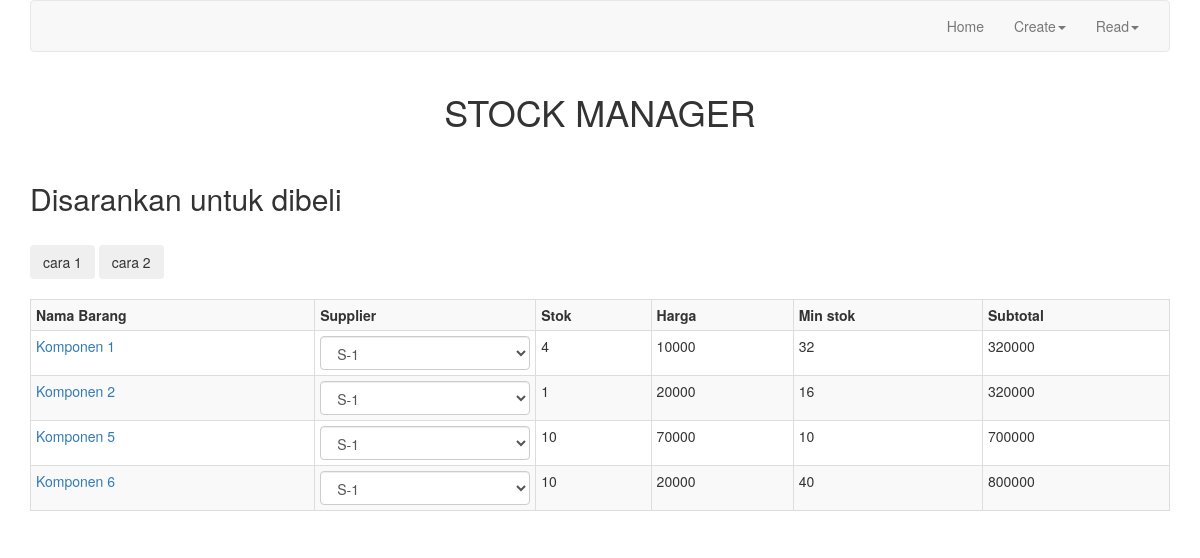
Screenshot of /index.php/welcome/index_toBuy with the database file from the repository.
### tables this page shows
CREATE TABLE IF NOT EXISTS `komponen` (
  `id_komponen` varchar(100) NOT NULL,
  `nama_komponen` varchar(100) NOT NULL,
  `stok_tersedia` int(11) NOT NULL,
  `stok_minimal` int(11) NOT NULL,
  PRIMARY KEY (`id_komponen`)
);

### application/controllers/Welcome.php (called while the page is built, shortened)
<?php
class Welcome extends CI_Controller {
	function __Construct(){
		$this->load->database();
		$this->load->model('Komponen_model');
		$this->load->model('Supplier_model');
	}
	public function index_toBuy() {
		$data['komponens'] = $this->Komponen_model->getKomponenAndSupplier();
		$this->load->helper('url');
		$this->load->view('template/header');
		$this->load->view('toBuy',$data);
		$this->load->view('template/footer');
	}
}

### index.php (called while the page is built, shortened)
<?php
require_once BASEPATH.'core/CodeIgniter.php';

### application/models/Komponen_model.php (called while the page is built, shortened)
<?php
class Komponen_model extends CI_Model {
	public function getKomponenAndSupplier(){
		$this->db->select('*');
		$this->db->from('komponen');
		$this->db->order_by('nama_komponen');
		$query = $this->db->get();
		return $query->result_array();
	}
}

### application/views/toBuy.php (the view, shortened to what this page needs)
<div class="container">
	<div id="header">
		<h1 class="text-center">STOCK MANAGER</h1>
	</div>
	<div id="content">
		<br>
		<h2>Disarankan untuk dibeli</h2>
		<br>
		<button class="btn" id="cara1">cara 1</button>
		<button class="btn" id="cara2">cara 2</button>
		<br><br>
		<div class="row">
			<div id="toBuyTable1" class="col-md-12">
				<table class="table table-bordered table-striped table-hover table-condensed table-responsive">
					<tr>
						<th>Nama Barang</th>
						<th>Supplier</th>
						<th>Stok</th>
						<th>Harga</th>
						<th>Min stok</th>
						<th>Subtotal</th>
					</tr>
					<?php foreach ($komponens as $komponenItem): ?>
					<?php echo '<tr class="displayChecker" id="displayChecker-'.$komponenItem['id_komponen'].'"> '?>
						<td><?php echo '<a href="view_statistics?cid='.$komponenItem['id_komponen'].'">'.$komponenItem['nama_komponen'] .'</a>' ?></td>
						<td>
							<select onclick="calculateMinStok('<?php echo $komponenItem['id_komponen']?>')" class="form-control select1" id="selectSupplier-<?php echo $komponenItem['id_komponen']?>"><?php
								include '/../views/sql_connect.php';
								$query = "SELECT supplierbarang.id_supplier, supplierbarang.harga_beli_komponen, supplier.waktu_pengiriman FROM supplierbarang, supplier WHERE supplier.id_supplier = supplierbarang.id_supplier AND  supplierbarang.id_barang='".$komponenItem['id_komponen']."'";
								$supp = mysqli_query($con, $query);
								if(mysqli_num_rows($supp) != 0) {
									while($row_ambil_jumlah = mysqli_fetch_array($supp)) {
										echo '<option value="'. $row_ambil_jumlah['waktu_pengiriman'] ."-".$row_ambil_jumlah['harga_beli_komponen'].'" id="supplier-'. $row_ambil_jumlah['id_supplier'] .'"> ' . $row_ambil_jumlah['id_supplier'] . ' </option>';
									}
								}
							?></select>
						</td>
						<td><?php echo '<div id="stockNow-'.$komponenItem['id_komponen'].'" >'.$komponenItem['stok_tersedia'].'</div>' ?></td>
						<td><?php
								echo '<div id="price-'.$komponenItem['id_komponen'].'"">'. "HARGA BELI BERDASARKAN SUPPLIER" .'</div>';?></td>
						<td><?php
							echo '<div id="minStock-'.$komponenItem['id_komponen'].'">'. "sold" .' </div>';
						?></div></td>
						<td class="hidden"><?php
						?></div></td>
						<td><?php echo '<div class="subtotal" id="subtotal-'.$komponenItem['id_komponen'].'"></div>';?></td>
					</tr>
					<?php endforeach ?>

### assets/css/main.css (style rules this page uses)
#header { font-size: 25px; font-weight: bold; }

### rows the page displays
komponen: nama_komponen "Komponen 1", stok_tersedia "4"
komponen: nama_komponen "Komponen 2", stok_tersedia "1"
komponen: nama_komponen "Komponen 5", stok_tersedia "10"
komponen: nama_komponen "Komponen 6", stok_tersedia "10"

### other values shown
form field value "S-1"
